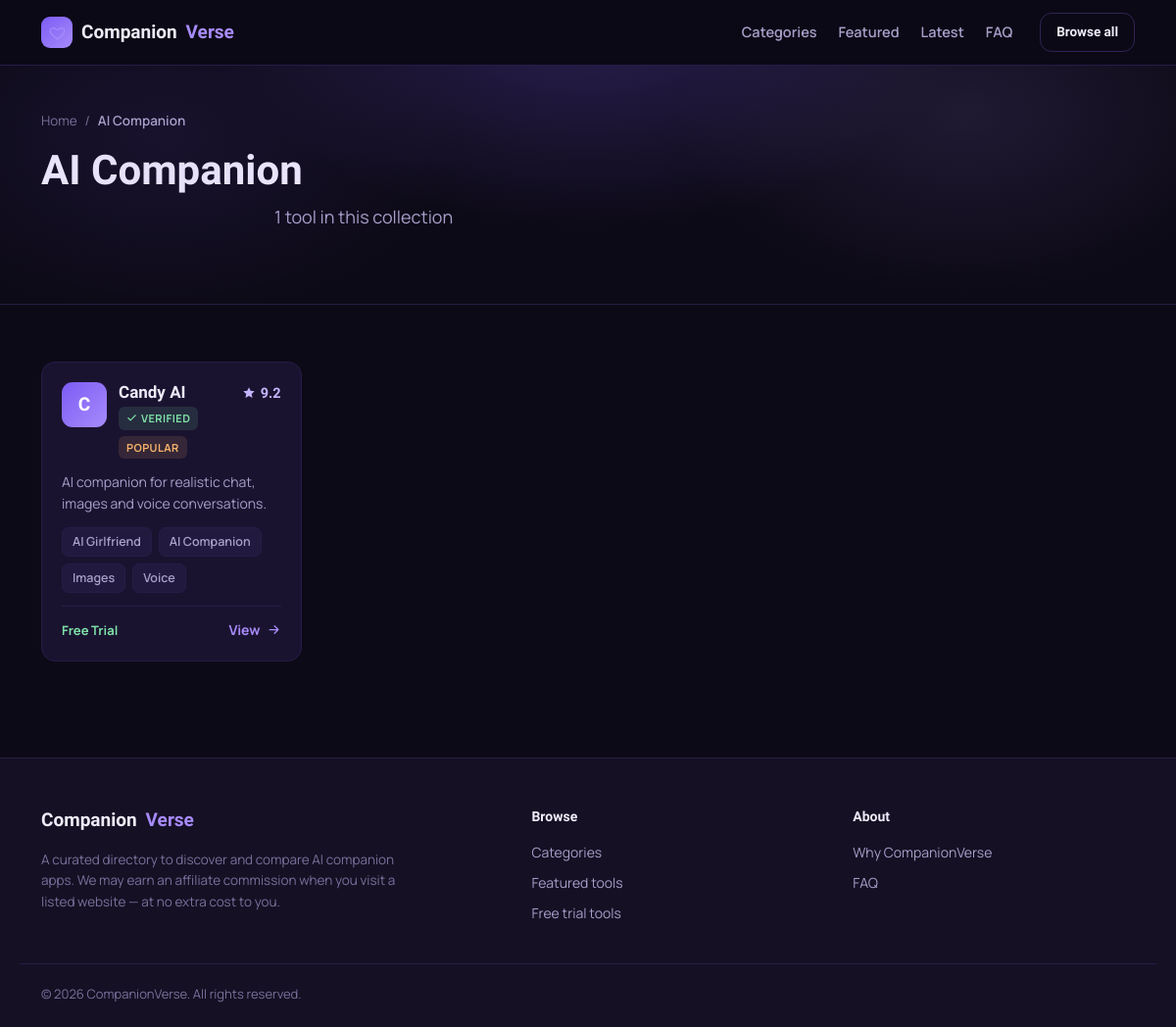
/category.php?slug=ai-companion, run on the app's committed database.
### tables this page shows
CREATE TABLE IF NOT EXISTS categories (
  id INT UNSIGNED AUTO_INCREMENT PRIMARY KEY,
  name VARCHAR(120) NOT NULL,
  slug VARCHAR(140) NOT NULL UNIQUE
);

CREATE TABLE IF NOT EXISTS tools (
  id INT UNSIGNED AUTO_INCREMENT PRIMARY KEY,
  name VARCHAR(120) NOT NULL,
  slug VARCHAR(140) NOT NULL UNIQUE,
  tagline VARCHAR(255) DEFAULT '',
  description TEXT,
  logo VARCHAR(500) DEFAULT '',
  hero_image VARCHAR(500) DEFAULT '',
  website_url VARCHAR(500) DEFAULT '',
  affiliate_link VARCHAR(500) DEFAULT '',
  editor_score DECIMAL(3,1) DEFAULT NULL,
  free_trial TINYINT(1) NOT NULL DEFAULT 0,
  featured TINYINT(1) NOT NULL DEFAULT 0,
  verified TINYINT(1) NOT NULL DEFAULT 0,
  is_new TINYINT(1) NOT NULL DEFAULT 0,
  is_popular TINYINT(1) NOT NULL DEFAULT 0,
  created_at TIMESTAMP DEFAULT CURRENT_TIMESTAMP
);

### includes/db.php (called while the page is built, shortened)
<?php
function db(): PDO {
    static $pdo = null;
    if ($pdo === null) {
        try {
            $pdo = new PDO(
                'mysql:host=' . DB_HOST . ';dbname=' . DB_NAME . ';charset=utf8mb4',
                DB_USER,
                DB_PASS,
                [
                    PDO::ATTR_ERRMODE => PDO::ERRMODE_EXCEPTION,
                    PDO::ATTR_DEFAULT_FETCH_MODE => PDO::FETCH_ASSOC,
                ]
            );
        } catch (PDOException $e) {
            http_response_code(500);
            die('Database connection failed. Check credentials in config.php');
        }
    }
    return $pdo;
}
function esc($s): string {
    return htmlspecialchars((string)$s, ENT_QUOTES, 'UTF-8');
}
function getToolBadges(int $toolId, int $limit = 5): array {
    $st = db()->prepare('SELECT label FROM badges WHERE tool_id = ? ORDER BY sort_order, id LIMIT ' . (int)$limit);
    $st->execute([$toolId]);
    return array_column($st->fetchAll(), 'label');
}
function getTools(array $opts = []): array {
    $where = [];
    $params = [];
    $join = '';
    if (!empty($opts['category_slug'])) {
        $join = ' JOIN tool_categories tc ON tc.tool_id = t.id JOIN categories c ON c.id = tc.category_id ';
        $where[] = 'c.slug = ?';
        $params[] = $opts['category_slug'];
    }
    $sql = 'SELECT DISTINCT t.* FROM tools t' . $join;
    if ($where) $sql .= ' WHERE ' . implode(' AND ', $where);
    $sql .= ' ORDER BY t.featured DESC, t.created_at DESC';
    $st = db()->prepare($sql);
    $st->execute($params);
    return $st->fetchAll();
}

### category.php (the view, shortened to what this page needs)
<?php
require_once __DIR__ . '/includes/db.php';
$slug = $_GET['slug'] ?? '';
$free = isset($_GET['free']);
if ($free) {
    $title = 'Free Trial AI Companions';
    $tools = getTools(['free_trial' => 1]);
} else {
    $st = db()->prepare('SELECT * FROM categories WHERE slug = ?');
    $st->execute([$slug]);
    $cat = $st->fetch();
    $title = $cat['name'];
    $tools = getTools(['category_slug' => $slug]);
}
require __DIR__ . '/includes/header.php';
?>
<section class="cat-hero">
  <div class="hero-glow" aria-hidden="true"></div>
  <div class="container">
    <nav class="crumbs"><a href="<?= SITE_URL ?>/index.php">Home</a><span>/</span><b><?= esc($title) ?></b></nav>
    <h1><?= esc($title) ?></h1>
    <p class="hero-sub"><?= count($tools) ?> tool<?= count($tools) === 1 ? '' : 's' ?> in this collection</p>
  </div>
</section>
<section class="section">
  <div class="container">
    <?php if ($tools): ?>
      <div class="tool-grid">
        <?php foreach ($tools as $t) include __DIR__ . '/includes/tool-card.php'; ?>
      </div>
    <?php else: ?>
      <p class="empty-note">No tools in this category yet. <a href="<?= SITE_URL ?>/index.php">Browse the full directory</a>.</p>
    <?php endif; ?>
  </div>
</section>
<?php require __DIR__ . '/includes/footer.php'; ?>

### includes/tool-card.php (shortened to what this page needs)
<?php
$cardBadges = getToolBadges((int)$t['id'], 4);
?>
<a class="tool-card" href="<?= SITE_URL ?>/tool.php?slug=<?= esc($t['slug']) ?>">
  <div class="tool-card-top">
    <?php if ($t['logo']): ?>
      <img class="tool-logo" src="<?= esc($t['logo']) ?>" alt="<?= esc($t['name']) ?> logo" loading="lazy">
    <?php else: ?>
      <span class="tool-logo tool-logo-fallback"><?= esc(mb_strtoupper(mb_substr($t['name'], 0, 1))) ?></span>
    <?php endif; ?>
    <div class="tool-card-title">
      <h3><?= esc($t['name']) ?></h3>
      <div class="tool-flags">
        <?php if ($t['verified']): ?><span class="flag flag-verified"><svg viewBox="0 0 24 24" fill="none"><path d="M20 6 9 17l-5-5" stroke="currentColor" stroke-width="2.4" stroke-linecap="round" stroke-linejoin="round"/></svg>Verified</span><?php endif; ?>
        <?php if ($t['is_popular']): ?><span class="flag flag-hot">Popular</span><?php endif; ?>
      </div>
    </div>
    <?php if ($t['editor_score'] !== null && $t['editor_score'] !== ''): ?>
      <span class="score"><svg viewBox="0 0 24 24" fill="currentColor"><path d="m12 2 2.9 6.3 6.9.8-5.1 4.7 1.4 6.8L12 17l-6.1 3.6 1.4-6.8L2.2 9.1l6.9-.8L12 2Z"/></svg><?= esc($t['editor_score']) ?></span>
    <?php endif; ?>
  </div>
  <p class="tool-tagline"><?= esc($t['tagline']) ?></p>
  <div class="tool-badges">
    <?php foreach ($cardBadges as $b): ?><span class="chip"><?= esc($b) ?></span><?php endforeach; ?>
  </div>
  <div class="tool-card-bottom">
    <span class="price-hint"><?= $t['free_trial'] ? 'Free Trial' : 'Paid' ?></span>
    <span class="view-link">View <svg viewBox="0 0 24 24" fill="none"><path d="M5 12h14m-6-6 6 6-6 6" stroke="currentColor" stroke-width="2" stroke-linecap="round" stroke-linejoin="round"/></svg></span>
  </div>
</a>

### assets/style.css (style rules this page uses)
:root { --bg: #0d0a17; --bg-soft: #151024; --surface: #1a1330; --surface-2: #221a3e; --border: #2f2454; --border-soft: #261d47; --lav: #a78bfa; --lav-bright: #c4b5fd; --lav-deep: #7c5cf5; --text: #efecfa; --muted: #a89fc9; --dim: #7a719c; --good: #7ee2a8; --bad: #f199a9; --radius: 14px; --font-display: 'Sora', sans-serif; --font-body: 'Manrope', sans-serif; }
* { margin: 0; padding: 0; box-sizing: border-box; }
html { scroll-behavior: smooth; }
body { background: var(--bg); color: var(--text); font-family: var(--font-body); font-size: 16px; line-height: 1.6; -webkit-font-smoothing: antialiased; }
a { color: var(--lav); text-decoration: none; }
svg { width: 1em; height: 1em; }
.container { max-width: 1160px; margin: 0 auto; padding: 0 22px; }
h1, h2, h3 { font-family: var(--font-display); line-height: 1.2; }
.hero, .tool-hero, .cat-hero { position: relative; overflow: hidden; }
.hero-glow { position: absolute; inset: 0; pointer-events: none; background: radial-gradient(560px 320px at 50% -60px, rgba(124, 92, 245, 0.28), transparent 70%), radial-gradient(420px 260px at 82% 20%, rgba(167, 139, 250, 0.12), transparent 70%), radial-gradient(420px 260px at 14% 30%, rgba(124, 92, 245, 0.10), transparent 70%); }
.hero-sub { color: var(--muted); font-size: 18px; max-width: 640px; margin: 0 auto 34px; }
.section { padding: 58px 0; }
.tool-grid { display: grid; gap: 18px; grid-template-columns: repeat(auto-fill, minmax(255px, 1fr)); }
.tool-card { display: flex; flex-direction: column; gap: 13px; background: var(--surface); border: 1px solid var(--border-soft); border-radius: var(--radius); padding: 20px; color: var(--text); transition: border-color .15s, transform .15s, box-shadow .15s; }
.tool-card-top { display: flex; align-items: flex-start; gap: 12px; }
.tool-logo { width: 46px; height: 46px; border-radius: 11px; object-fit: cover; flex-shrink: 0; }
.tool-logo-fallback { display: grid; place-items: center; background: linear-gradient(135deg, var(--lav-deep), var(--lav)); color: #fff; font-family: var(--font-display); font-weight: 700; font-size: 19px; }
.tool-card-title h3 { font-size: 17px; font-weight: 700; margin-bottom: 5px; }
.tool-flags { display: flex; flex-wrap: wrap; gap: 6px; }
.flag { display: inline-flex; align-items: center; gap: 4px; font-size: 11px; font-weight: 700; letter-spacing: .04em; text-transform: uppercase; border-radius: 6px; padding: 3px 8px; }
.flag svg { width: 11px; height: 11px; }
.flag-verified { color: var(--good); background: rgba(126, 226, 168, 0.12); }
.flag-hot { color: #f7b26a; background: rgba(247, 178, 106, 0.12); }
.score { margin-left: auto; display: inline-flex; align-items: center; gap: 5px; color: var(--lav-bright); font-family: var(--font-display); font-weight: 700; font-size: 14.5px; }
.score svg { width: 14px; height: 14px; }
.tool-tagline { color: var(--muted); font-size: 14px; line-height: 1.55; display: -webkit-box; -webkit-line-clamp: 2; -webkit-box-orient: vertical; overflow: hidden; min-height: 43px; }
.tool-badges { display: flex; flex-wrap: wrap; gap: 7px; }
.chip { font-size: 12.5px; font-weight: 600; color: var(--muted); background: var(--surface-2); border: 1px solid var(--border-soft); border-radius: 7px; padding: 4px 10px; }
.tool-card-bottom { display: flex; align-items: center; justify-content: space-between; margin-top: auto; padding-top: 13px; border-top: 1px solid var(--border-soft); }
.price-hint { font-size: 13px; font-weight: 700; color: var(--good); }
.view-link { display: inline-flex; align-items: center; gap: 6px; color: var(--lav); font-weight: 700; font-size: 14px; }
.view-link svg { width: 15px; height: 15px; transition: transform .15s; }
.tool-hero, .cat-hero { padding: 46px 0 40px; border-bottom: 1px solid var(--border-soft); }
.cat-hero h1 { font-size: clamp(28px, 4.5vw, 42px); margin: 14px 0 8px; }
.crumbs { position: relative; font-size: 13.5px; color: var(--dim); display: flex; gap: 8px; flex-wrap: wrap; }
.crumbs a { color: var(--dim); }
.crumbs b { color: var(--muted); font-weight: 600; }

### data on the page
categories: name "AI Companion"
tools: name "C", name "Candy AI", verified 1 (drawn), is_popular "POPULAR", editor_score "9.2", tagline "AI companion for realistic chat, images and voice conversations.", b "AI Girlfriend", b "AI Companion", b "Images", b "Voice", free_trial "Free Trial"

### other printed values
count($tools) "1"
SITE_NAME "CompanionVerse"
